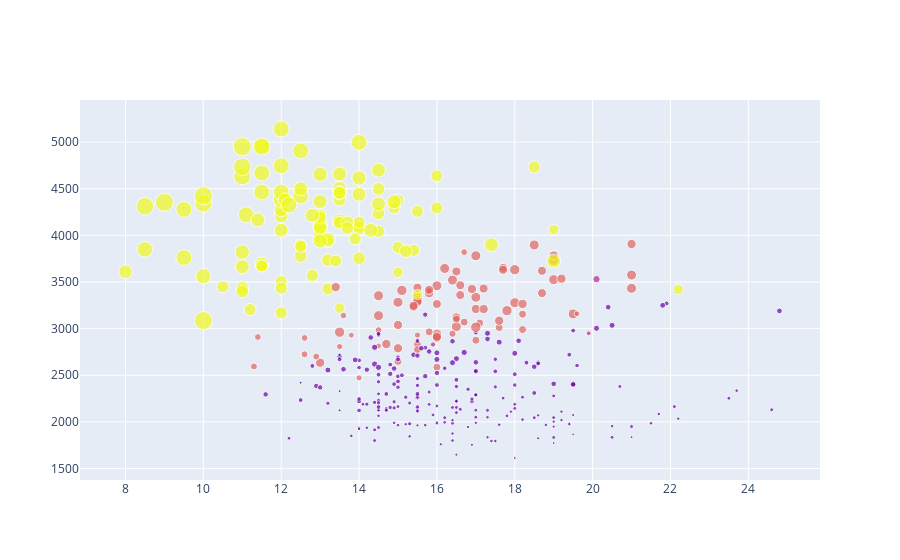

The cell this chart's notebook holds for it:
### Code cell
iplot(data)

### Figure 1 — Plotly figure (JSON) as saved in the notebook; plotly's stock layout.template omitted (floating-point values rounded to 4 significant figures; data arrays with more than 128 entries replaced by an {"elided": "..."} marker saying what was removed)
{"data": [{"marker": {"color": {"elided": "398 int values"}, "size": {"elided": "398 float values"}}, "mode": "markers", "type": "scatter", "x": {"elided": "398 float values"}, "y": {"elided": "398 int values"}}], "layout": {}}
